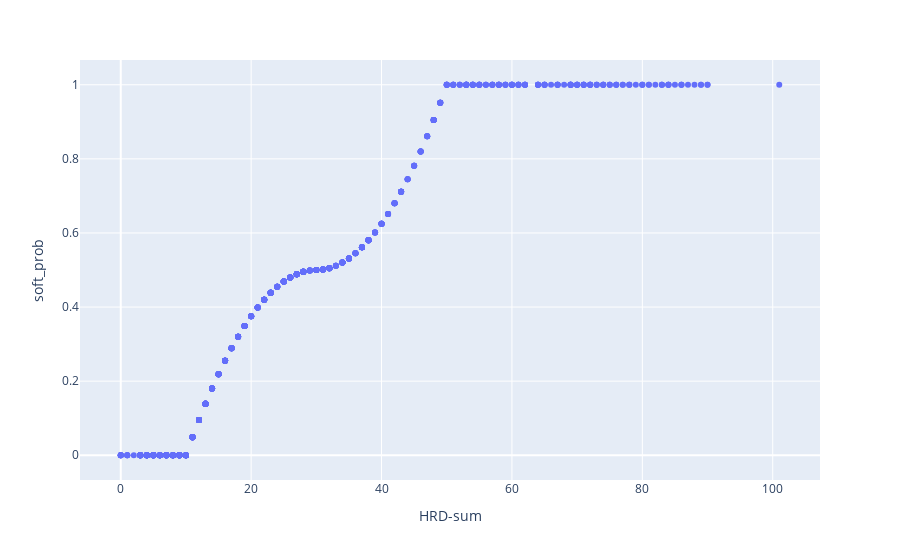

Notebook cell for this chart:
### Code cell
print(metadata['HRD_adjust'].value_counts())
px.scatter(metadata, x = 'HRD-sum', y= 'soft_prob')

### Figure 1 — Plotly figure (JSON) as saved in the notebook; plotly's stock layout.template omitted (floating-point values rounded to 4 significant figures; data arrays with more than 128 entries replaced by an {"elided": "..."} marker saying what was removed)
{"data": [{"hovertemplate": "HRD-sum=%{x}<br>soft_prob=%{y}<extra></extra>", "legendgroup": "", "marker": {"color": "#636efa", "symbol": "circle"}, "mode": "markers", "name": "", "orientation": "v", "showlegend": false, "type": "scatter", "x": {"elided": "857 int values"}, "xaxis": "x", "y": {"elided": "857 float values"}, "yaxis": "y"}], "layout": {"legend": {"tracegroupgap": 0}, "margin": {"t": 60}, "xaxis": {"anchor": "y", "domain": [0, 1], "title": {"text": "HRD-sum"}}, "yaxis": {"anchor": "x", "domain": [0, 1], "title": {"text": "soft_prob"}}}}
